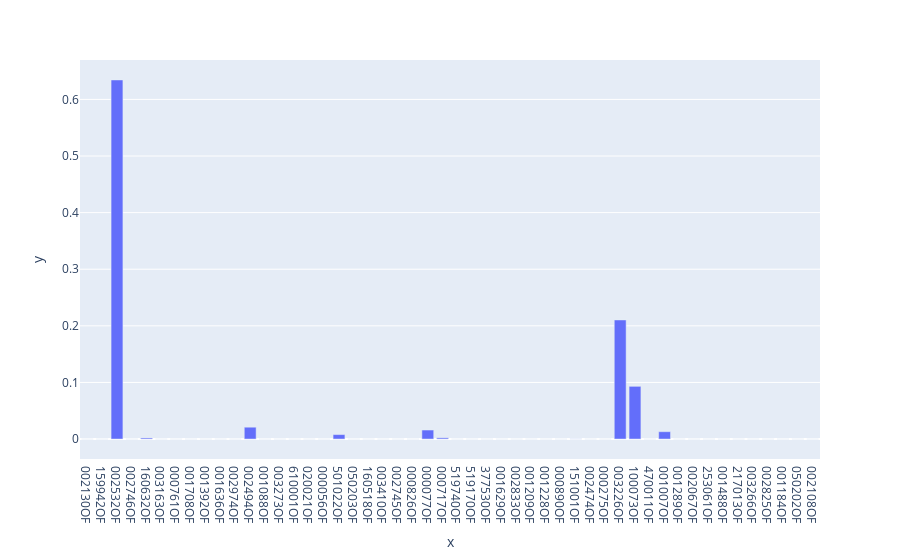

Notebook code for this chart:
### Code cell
px.bar(x=cols+'OF', y=x)

### Figure 1 — Plotly figure (JSON) as saved in the notebook; plotly's stock layout.template omitted (floating-point values rounded to 4 significant figures)
{"data": [{"alignmentgroup": "True", "hovertemplate": "x=%{x}<br>y=%{y}<extra></extra>", "legendgroup": "", "marker": {"color": "#636efa"}, "name": "", "offsetgroup": "", "orientation": "v", "showlegend": false, "textposition": "auto", "type": "bar", "x": ["002130OF", "159942OF", "002532OF", "002746OF", "160632OF", "003163OF", "000761OF", "001708OF", "001392OF", "001636OF", "002974OF", "002494OF", "001088OF", "003273OF", "610001OF", "020021OF", "000056OF", "501022OF", "050203OF", "160518OF", "003410OF", "002745OF", "000826OF", "000077OF", "000717OF", "519740OF", "519170OF", "377530OF", "001629OF", "002833OF", "001209OF", "001228OF", "000890OF", "151001OF", "002474OF", "000275OF", "003226OF", "100073OF", "470011OF", "001007OF", "001289OF", "002067OF", "253061OF", "001488OF", "217013OF", "003266OF", "002825OF", "001184OF", "050202OF", "002108OF"], "xaxis": "x", "y": [0, 1.537e-15, 0.6344, -5.86e-15, 0.001934, -4.302e-17, -2.48e-15, -2.586e-15, -5.213e-15, -1.115e-16, 6.782e-15, 0.02093, 1.537e-15, 8.366e-16, 2.638e-15, -5.756e-15, -3.87e-15, 0.007885, -1.026e-15, 7.36e-17, 8.07e-17, 3.167e-16, 2.122e-15, 0.01594, 0.002153, 4.03e-16, 3.976e-15, 3.291e-15, 6.193e-15, -2.16e-15, 2.379e-16, 1.94e-15, 5.297e-16, 0.0002446, 4.523e-16, -5.796e-16, 0.2104, 0.09313, 2.526e-16, 0.01298, -4.56e-16, 1.329e-15, -9.533e-16, -7.296e-16, -2.889e-15, 2.361e-16, 3.906e-16, 3.441e-16, -1.026e-15, 0], "yaxis": "y"}], "layout": {"autosize": true, "barmode": "relative", "legend": {"tracegroupgap": 0}, "margin": {"t": 60}, "xaxis": {"anchor": "y", "autorange": true, "domain": [0, 1], "range": [-0.5, 49.5], "title": {"text": "x"}, "type": "category"}, "yaxis": {"anchor": "x", "autorange": true, "domain": [0, 1], "range": [-0.03524, 0.6696], "title": {"text": "y"}, "type": "linear"}}}
